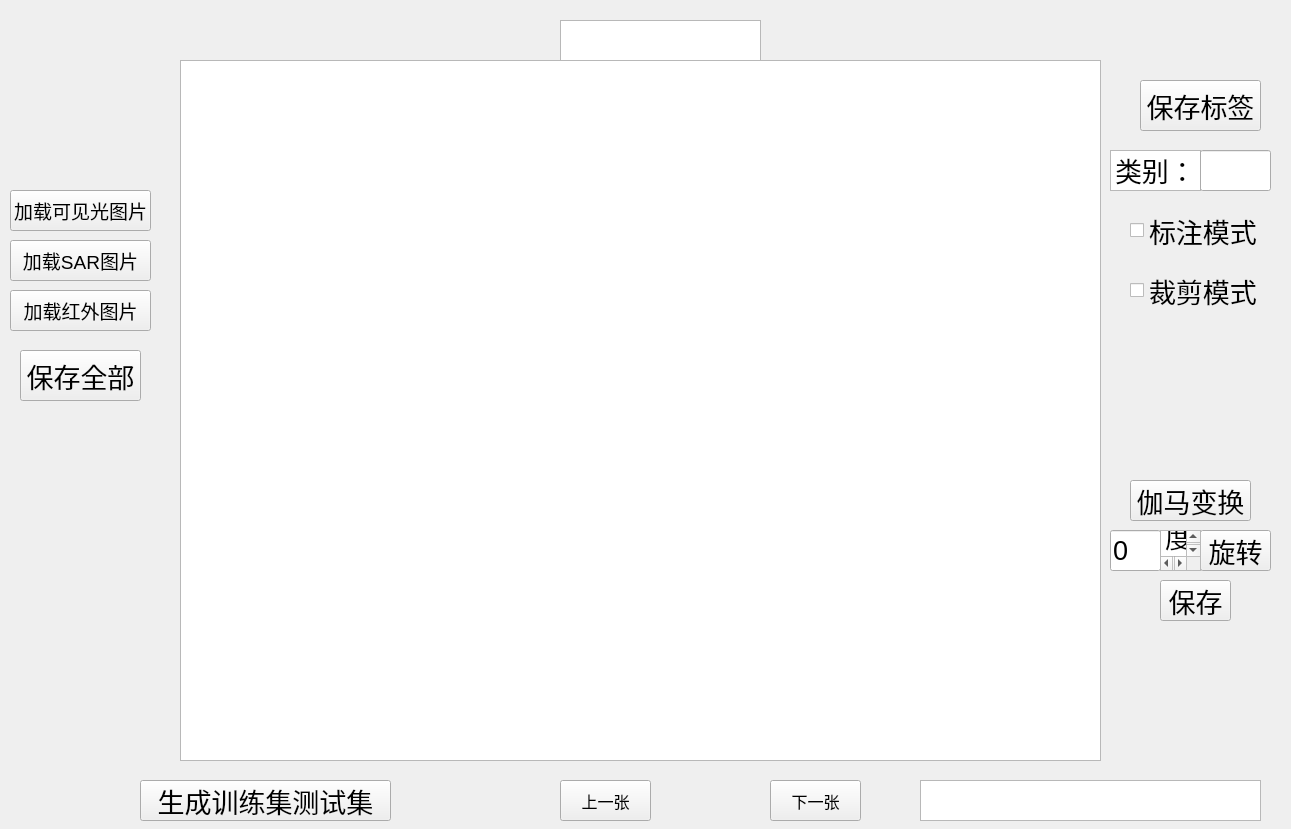
<?xml version="1.0" encoding="UTF-8"?>
<ui version="4.0">
 <class>Form</class>
 <widget class="QWidget" name="Form">
  <property name="geometry">
   <rect>
    <x>0</x>
    <y>0</y>
    <width>1291</width>
    <height>829</height>
   </rect>
  </property>
  <property name="font">
   <font>
    <pointsize>20</pointsize>
   </font>
  </property>
  <property name="windowTitle">
   <string>图像预处理</string>
  </property>
  <widget class="QPushButton" name="btn_load_RGB">
   <property name="geometry">
    <rect>
     <x>10</x>
     <y>190</y>
     <width>141</width>
     <height>41</height>
    </rect>
   </property>
   <property name="font">
    <font>
     <pointsize>14</pointsize>
    </font>
   </property>
   <property name="text">
    <string>加载可见光图片</string>
   </property>
  </widget>
  <widget class="QPushButton" name="btn_next_img">
   <property name="geometry">
    <rect>
     <x>770</x>
     <y>780</y>
     <width>91</width>
     <height>41</height>
    </rect>
   </property>
   <property name="font">
    <font>
     <family>Segoe UI</family>
     <pointsize>12</pointsize>
    </font>
   </property>
   <property name="text">
    <string>下一张</string>
   </property>
  </widget>
  <widget class="QPushButton" name="btn_last_img">
   <property name="geometry">
    <rect>
     <x>560</x>
     <y>780</y>
     <width>91</width>
     <height>41</height>
    </rect>
   </property>
   <property name="font">
    <font>
     <family>Segoe UI</family>
     <pointsize>12</pointsize>
    </font>
   </property>
   <property name="text">
    <string>上一张</string>
   </property>
  </widget>
  <widget class="QGraphicsView" name="imgView">
   <property name="geometry">
    <rect>
     <x>180</x>
     <y>60</y>
     <width>921</width>
     <height>701</height>
    </rect>
   </property>
  </widget>
  <widget class="QTextBrowser" name="txt_img_number">
   <property name="geometry">
    <rect>
     <x>560</x>
     <y>20</y>
     <width>201</width>
     <height>41</height>
    </rect>
   </property>
   <property name="font">
    <font>
     <pointsize>20</pointsize>
    </font>
   </property>
  </widget>
  <widget class="QPushButton" name="btn_save_all_img">
   <property name="geometry">
    <rect>
     <x>20</x>
     <y>350</y>
     <width>121</width>
     <height>51</height>
    </rect>
   </property>
   <property name="text">
    <string>保存全部</string>
   </property>
  </widget>
  <widget class="QPushButton" name="btn_load_SAR">
   <property name="geometry">
    <rect>
     <x>10</x>
     <y>240</y>
     <width>141</width>
     <height>41</height>
    </rect>
   </property>
   <property name="font">
    <font>
     <pointsize>14</pointsize>
    </font>
   </property>
   <property name="text">
    <string>加载SAR图片</string>
   </property>
  </widget>
  <widget class="QPushButton" name="btn_load_IR">
   <property name="geometry">
    <rect>
     <x>10</x>
     <y>290</y>
     <width>141</width>
     <height>41</height>
    </rect>
   </property>
   <property name="font">
    <font>
     <pointsize>14</pointsize>
    </font>
   </property>
   <property name="text">
    <string>加载红外图片</string>
   </property>
  </widget>
  <widget class="QTextBrowser" name="txt_msg">
   <property name="geometry">
    <rect>
     <x>920</x>
     <y>780</y>
     <width>341</width>
     <height>41</height>
    </rect>
   </property>
  </widget>
  <widget class="QPushButton" name="btn_rotate">
   <property name="geometry">
    <rect>
     <x>1200</x>
     <y>530</y>
     <width>71</width>
     <height>41</height>
    </rect>
   </property>
   <property name="text">
    <string>旋转</string>
   </property>
  </widget>
  <widget class="QLineEdit" name="edt_angle">
   <property name="geometry">
    <rect>
     <x>1110</x>
     <y>530</y>
     <width>51</width>
     <height>41</height>
    </rect>
   </property>
   <property name="text">
    <string>0</string>
   </property>
  </widget>
  <widget class="QPushButton" name="btn_save_img">
   <property name="geometry">
    <rect>
     <x>1160</x>
     <y>580</y>
     <width>71</width>
     <height>41</height>
    </rect>
   </property>
   <property name="text">
    <string>保存</string>
   </property>
  </widget>
  <widget class="QCheckBox" name="check_labeling">
   <property name="geometry">
    <rect>
     <x>1130</x>
     <y>200</y>
     <width>141</width>
     <height>61</height>
    </rect>
   </property>
   <property name="text">
    <string>标注模式</string>
   </property>
  </widget>
  <widget class="QCheckBox" name="check_clipping">
   <property name="geometry">
    <rect>
     <x>1130</x>
     <y>260</y>
     <width>141</width>
     <height>61</height>
    </rect>
   </property>
   <property name="text">
    <string>裁剪模式</string>
   </property>
  </widget>
  <widget class="QPushButton" name="btn_save_label">
   <property name="geometry">
    <rect>
     <x>1140</x>
     <y>80</y>
     <width>121</width>
     <height>51</height>
    </rect>
   </property>
   <property name="text">
    <string>保存标签</string>
   </property>
  </widget>
  <widget class="QTextBrowser" name="txt_angle">
   <property name="geometry">
    <rect>
     <x>1160</x>
     <y>530</y>
     <width>41</width>
     <height>41</height>
    </rect>
   </property>
   <property name="html">
    <string>&lt;!DOCTYPE HTML PUBLIC &quot;-//W3C//DTD HTML 4.0//EN&quot; &quot;http://www.w3.org/TR/REC-html40/strict.dtd&quot;&gt;
&lt;html&gt;&lt;head&gt;&lt;meta name=&quot;qrichtext&quot; content=&quot;1&quot; /&gt;&lt;style type=&quot;text/css&quot;&gt;
p, li { white-space: pre-wrap; }
&lt;/style&gt;&lt;/head&gt;&lt;body style=&quot; font-family:'SimSun'; font-size:20pt; font-weight:400; font-style:normal;&quot;&gt;
&lt;p style=&quot; margin-top:0px; margin-bottom:0px; margin-left:0px; margin-right:0px; -qt-block-indent:0; text-indent:0px;&quot;&gt;度&lt;/p&gt;&lt;/body&gt;&lt;/html&gt;</string>
   </property>
  </widget>
  <widget class="QTextBrowser" name="txt_class">
   <property name="geometry">
    <rect>
     <x>1110</x>
     <y>150</y>
     <width>91</width>
     <height>41</height>
    </rect>
   </property>
   <property name="verticalScrollBarPolicy">
    <enum>Qt::ScrollBarAlwaysOff</enum>
   </property>
   <property name="horizontalScrollBarPolicy">
    <enum>Qt::ScrollBarAlwaysOff</enum>
   </property>
   <property name="html">
    <string>&lt;!DOCTYPE HTML PUBLIC &quot;-//W3C//DTD HTML 4.0//EN&quot; &quot;http://www.w3.org/TR/REC-html40/strict.dtd&quot;&gt;
&lt;html&gt;&lt;head&gt;&lt;meta name=&quot;qrichtext&quot; content=&quot;1&quot; /&gt;&lt;style type=&quot;text/css&quot;&gt;
p, li { white-space: pre-wrap; }
&lt;/style&gt;&lt;/head&gt;&lt;body style=&quot; font-family:'SimSun'; font-size:20pt; font-weight:400; font-style:normal;&quot;&gt;
&lt;p style=&quot; margin-top:0px; margin-bottom:0px; margin-left:0px; margin-right:0px; -qt-block-indent:0; text-indent:0px;&quot;&gt;类别：&lt;/p&gt;&lt;/body&gt;&lt;/html&gt;</string>
   </property>
  </widget>
  <widget class="QLineEdit" name="edt_class">
   <property name="geometry">
    <rect>
     <x>1200</x>
     <y>150</y>
     <width>71</width>
     <height>41</height>
    </rect>
   </property>
   <property name="text">
    <string/>
   </property>
  </widget>
  <widget class="QPushButton" name="btn_gamma">
   <property name="geometry">
    <rect>
     <x>1130</x>
     <y>480</y>
     <width>121</width>
     <height>41</height>
    </rect>
   </property>
   <property name="text">
    <string>伽马变换</string>
   </property>
  </widget>
  <widget class="QPushButton" name="btn_get_train_test_data">
   <property name="geometry">
    <rect>
     <x>140</x>
     <y>780</y>
     <width>251</width>
     <height>41</height>
    </rect>
   </property>
   <property name="text">
    <string>生成训练集测试集</string>
   </property>
  </widget>
 </widget>
 <resources/>
 <connections/>
</ui>
